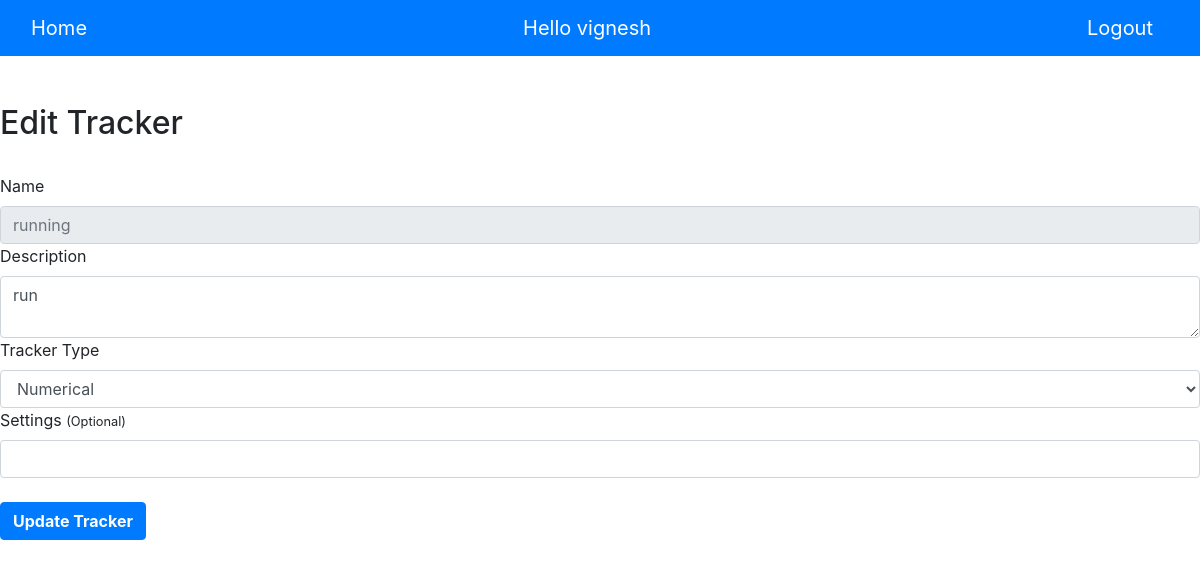
Screenshot of /edit-tracker/1 (signed in) with the database file from the repository.
### app.py (models this page shows, shortened)
class User(UserMixin, db.Model):
    id = db.Column(db.Integer, primary_key=True)
    username = db.Column(db.String(60), index=True, unique=True)
    email = db.Column(db.String(120), index=True, unique=True)
    password_hash = db.Column(db.String(128))
    trackers = db.relationship('Tracker')

class Tracker(db.Model):
    t_id = db.Column(db.Integer, primary_key=True)
    name = db.Column(db.String(60))
    description = db.Column(db.String(150))
    type = db.Column(db.String(60))
    settings = db.Column(db.String(60))
    log = db.relationship('Log')
    user_id = db.Column(db.Integer, db.ForeignKey("user.id"), nullable=False)

### app.py (the view, shortened to what this page needs)
@app.route('/edit-tracker/<int:t_id>', methods=['GET', 'POST'])
@login_required
def edit_tracker(t_id):
    tracker = Tracker.query.get(t_id)
    return render_template("edit_tracker_page.html", user=current_user, tracker=tracker)

### app.py (called while the page is built)
@login.user_loader
def load_user(id):
    return User.query.get(int(id))

### templates/edit_tracker_page.html (shortened to what this page needs)
{% extends 'base.html' %}
{% block content %}
<form method="post">
    <div class="form-group">
        <h2>Edit Tracker</h2>
        <div>
            <br>
        <label for="name">Name</label>
        <input
            type="text"
            class="form-control"
            id="name"
            name="name"
            placeholder="{{ tracker.name }}"
            maxlength="30"
            disabled
        />
        <label for="description">Description</label>
        <textarea
            class="form-control"
            id="description"
            name="description"
            maxlength="200"
            required
        >{{ tracker.description }}</textarea>
        <label for="type">Tracker Type</label>
                    <select id="type"  class="form-control"  name="type" required>
                        {% if tracker.type=="Numerical" %}
                        <option value="Numerical" selected>Numerical</option>
                        {% else %}
                        <option value="Numerical">Numerical</option>
                        {% endif %}
                    </select>
        <label for="settings">Settings <small>(Optional)</small></label>
        <input
            type="text"
            class="form-control"
            id="settings"
            name="settings"
            value="{{ tracker.settings }}"
            maxlength="80"
        />
        <br>
        <button type="submit" class="btn btn-primary"><b>Update Tracker</b></button>
        </div>
    </div>
</form>
{% endblock %}

### templates/base.html (shortened to what this page needs)
<!DOCTYPE html>
<html lang="en">
<head>
    <link
    rel="stylesheet"
    href="https://stackpath.bootstrapcdn.com/bootstrap/4.4.1/css/bootstrap.min.css"
  />
  <link
    rel="stylesheet"
    href="https://stackpath.bootstrapcdn.com/font-awesome/4.7.0/css/font-awesome.min.css"
  />
  <link href="//maxcdn.bootstrapcdn.com/bootstrap/4.1.1/css/bootstrap.min.css" rel="stylesheet" id="bootstrap-css">
</head>
<body>
  {% if not current_user.is_anonymous %}
    <nav class="navbar navbar-dark bg-primary">
      <div class="container-fluid">
        <a class="navbar-brand" href="{{ url_for('index') }}">Home</a>
        <div class="navbar-brand">Hello {{current_user.username}}</div>
        <a class="navbar-brand" href="{{ url_for('logout') }}">Logout</a>
      </div>
    </nav>
    <br><br>
  {% endif %}
  {% block content %}{% endblock %}
</body>
</html>

### rows the page displays
User: username "vignesh"
Tracker: name "running", description "run", type "Numerical"
